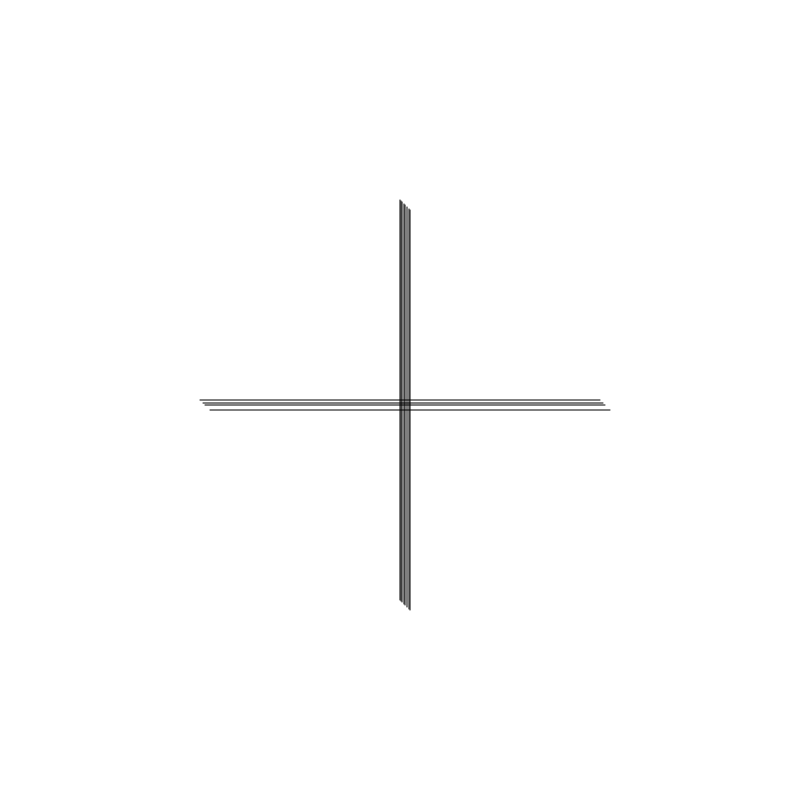
Frame 1 (no input)
Frame 60 (no input): identical to frame 1, image omitted
Frame 120 (the mouse pressed at the canvas centre since frame 60): identical to frame 1, image omitted

The p5.js sketch that drew this single still picture (run headless with seeded random() and noise() and a simulated clock; from frame 60 on, the mouse is pressed at the canvas centre):

// p5.js sketch
// ── sketch.js
function setup() {
createCanvas(800,800);
background(255);
stroke(0);
strokeWeight(1);
//Georg Nees "23-Ecke"
line(400, 200, 400, 600);
line(401, 201, 401, 601);
line(402, 202, 402, 602);
line(404, 204, 404, 604);
line(405, 205, 405, 605);
line(407, 207, 407, 607);
line(409, 209, 409, 609);
line(410, 210, 410, 610);



line(200, 400, 600, 400);
line(203, 403, 603, 403);
line(205, 405, 605, 405);
line(210, 410, 610, 410);
}
function draw() {

}
